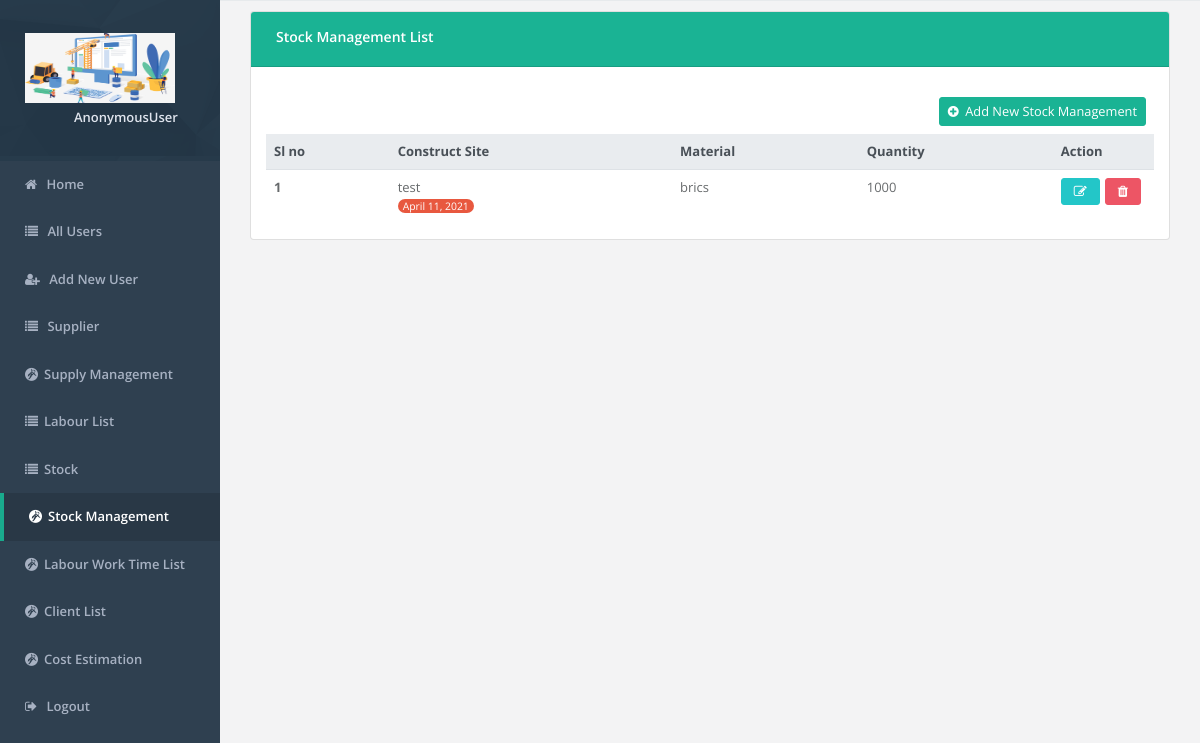
Page /supply/stock-management/ on the committed database.
### supply_management/models.py (models this page shows)
class StockManagement(models.Model):
    construct_site = models.ForeignKey(ConstructionSite, on_delete=models.CASCADE)
    material = models.ForeignKey(Material, on_delete=models.CASCADE)
    quantity = models.CharField(max_length=200)
    date = models.DateField(auto_now_add=True)

class ConstructionSite(models.Model):
    client = models.ForeignKey(Client, on_delete=models.CASCADE)
    location = models.CharField(max_length=200)
    landarea = models.CharField(max_length=200)
    rajuk_no = models.CharField(max_length=200)
    architect_name = models.CharField(max_length=200)
    architect_reg_no = models.CharField(max_length=200)
    starting_date = models.CharField(max_length=200)
    end_date = models.CharField(max_length=200)
    def __str__(self):
        return self.location

class Material(models.Model):
    material_name = models.CharField(max_length=200)
    type = models.CharField(max_length=200)
    def __str__(self):
        return self.material_name

### supply_management/views.py (the view)
# urls.py: path('stock-management/', views.stock_management, name="stock_management"),
def stock_management(request):
    obj = StockManagement.objects.all()
    context={
        "obj":obj,
        'isact_stockmanagement': 'active',
    }
    return render(request, "stock/stock_management.html", context)

### templates/stock/stock_management.html (shortened to what this page needs)
{% include 'header.html' %}
{% load static %}
<div class="main-content" id="panel" style="margin-top:10px;">
    <div class="row">
        <div class="container-fluid">
            <div class="col-md-12">
                <div class="card">
                    <div class="card-header bg-primary">
                        <div class="row align-items-center">
                            <h4 class="text-blod" style="padding-left:20px;">Stock Management List</h4>
                        </div>
                    </div>
                    <div class="col-md-12" style="margin-top:30px;">
                        <div class="row align-items-center">
                            <div class="col-12">
                                <div class="col-lg-offset-6">
                                    <a class="mr-2  btn btn-primary btn-sm float-right"
                                       href="{% url 'add_stock_management' %}"><i class="fa fa-plus-circle" style="color:#fff;"></i>&nbsp;&nbsp;Add New Stock Management</a>
                                </div>
                            </div>
                        </div>
                    </div>
                    <div class="container-fluid mt-2">
                        <div class="table-responsive">
                            <table class="table align-items-center table-flush" id="surveyorList">
                                <thead class="thead-light mt-4">
                                <tr>
                                    <th data-sort="name">Sl no</th>
                                    <th data-sort="name">Construct Site</th>
                                    <th data-sort="name">Material</th>
                                    <th data-sort="name">Quantity</th>
                                    <th>Action</th>
                                </tr>
                                </thead>
                                <tbody class="list">
                                {% for obj in obj %}
                                <tr>
                                    <th scope="row"><span class="name mb-0 text-sm">{{ forloop.counter }}</span>
                                    </th>
                                    <td>
                                        <span class="status">{{ obj.construct_site }}</span><br>
                                        <small style="color:#fff;background-color:#e8583f;border-radius: 10px;padding-left:5px;padding-right:5px;">{{ obj.date }}</small>
                                    </td>
                                    <td>
                                        <span class="status">{{ obj.material }}</span><br>
                                    </td>
                                    <td>
                                        <span class="status">{{ obj.quantity }}</span>
                                    </td>
                                    <td style="width: 10%">
                                        <div class="btn-group">
                                            <a href="{% url 'update_stock_management' id=obj.id %}" style="margin-right: 5px;">
                                                <button class="btn btn-info fa fa-edit"></button>
                                            </a>
                                            <a href="{% url 'remove_stock_management' id=obj.id %}" style="margin-right: 5px;">
                                                <button class="btn btn-danger fa fa-trash"></button>
                                            </a>
                                        </div>
                                    </td>
                                </tr>
                                {% endfor %}
                                </tbody>
                            </table>
                        </div>
                    </div>
                </div>
            </div>
        </div>
    </div>
</div>
{% include 'footer.html' %}

### rows in the picture
StockManagement: construct_site "test", date "April 11, 2021", material "brics", quantity "1000"

### other values in the picture
{{ request.user }} "AnonymousUser"
